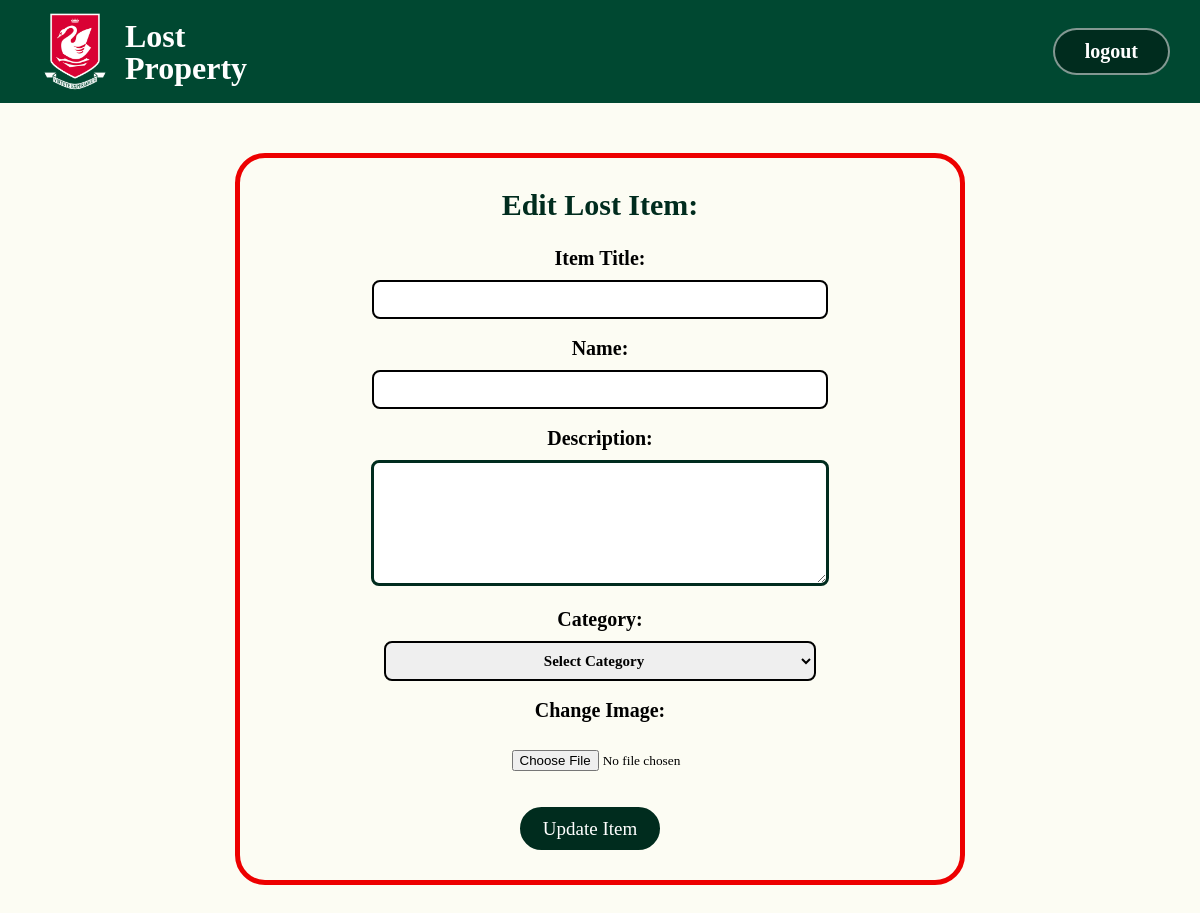
The app's page /admin/update/24, older data.
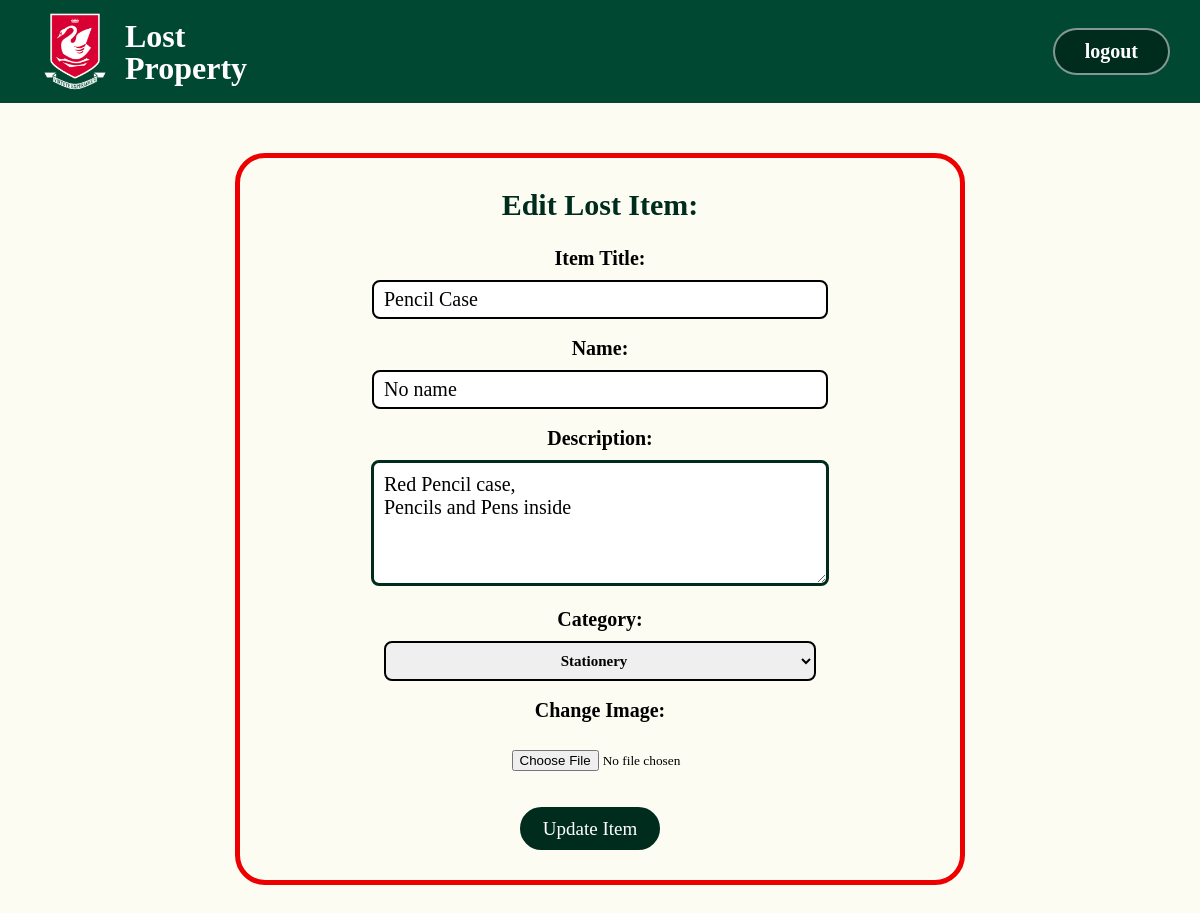
The same page, newer data.
### tables this page shows
CREATE TABLE items (
            id INTEGER PRIMARY KEY AUTOINCREMENT,
            item_name TEXT,
            name TEXT,
            description TEXT,
            image_filename TEXT,
            category TEXT
        );

### app.py (the view, shortened to what this page needs)
@app.route('/admin/update/<int:id>', methods=['POST', 'GET'])
def update_item(id):
    conn = get_db_connection()
    item = conn.execute('SELECT * FROM items WHERE id = ?', (id,)).fetchone()
    conn.close()
    categories = [
        "Clothing and Accessories",
        "Electronics",
        "Stationery",
        "Personal Items",
        "Jewellery",
        "Sports Equipment",
        "Miscellaneous"
    ]
    return render_template('update.html', item=item, categories=categories)

### app.py (called while the page is built)
def get_db_connection():
    db_path = os.path.join('Final', 'WBHSLostProperty.db')
    conn = sqlite3.connect(db_path)
    conn.row_factory = sqlite3.Row
    return conn

### templates/update.html (shortened to what this page needs)
{% extends 'base_admin.html' %}
{% block body %}
<div id="upload_container">
    <h1>Edit Lost Item:</h1>
    <form id='upload_item_form' method="POST">
        <h2>Item Title:</h2>
        <input id="upload_input" type="text" name="item_name" id="item_name" value="{{ item.item_name }}" required><br><br>
        <h2>Name:</h2>
        <input id="upload_input" type="text" name="name" id="name" value="{{ item.name }}" required><br><br>
        <h2>Description:</h2>
        <textarea id="upload_text" name="description" id="description" required>{{ item.description }}</textarea><br><br>
        <h2>Category:</h2>
        <select id="upload_category" name="category" required>
            <option value="">Select Category</option>
            {% for category in categories %}
                <option value="{{ category }}" {% if item['category'] == category %}selected{% endif %}>
                    {{ category }}
                </option>
            {% endfor %}
        </select>
        <br><br>
        <h2>Change Image:</h2><br>
        <input id='upload_image' type="file" name="image"><br><br>
        <br>
        <button id="upload_button" type="submit">Update Item</button>
    </form>
</div>
{% endblock %}

### templates/base_admin.html (shortened to what this page needs)
<!DOCTYPE html>
<html lang="en">
<head>
    <link rel="stylesheet" href="{{ url_for('static', filename='style.css') }}">
</head>
<body>
    <nav id="admin_nav">
        <div id="nav-horizontal_left">
            <div id="logo_container">
                <img id="logo" src="{{ url_for('static', filename='images/logo.png') }}" alt="logo">
                <div id="logo_txt">
                    <h2>Lost</h2>
                    <h2>Property</h2>
                </div>
            </div>
        </div>
        <div id="nav-horizontal_right">
            <div id="logout_button">logout</div>
        </div>
    </nav>
    {% block body %} {% endblock %}
</body>
</html>

### static/style.css (style rules this page uses)
* { margin: 0; padding: 0; box-sizing: 0; font-family: "EB Garamond", serif; }
body { margin: 0; padding: 0; overflow-x: hidden; background: rgba(252, 252, 240, 0.783); }
#nav-horizontal_right #login_button, #nav-horizontal_right #logout_button { color: white; margin-right: 30px; background: #002c1e; border: solid rgba(255, 255, 255, 0.514) 2px; text-align: center; padding: 10px 30px; border-radius: 25px; font-weight: bold; font-size: 20px; transition: all 0.4s ease; }
#nav-horizontal_left { font-weight: bold; color: white; font-size: 40px; display: flex; justify-content: center; align-items: center; }
#nav-horizontal_left #logo, #footer #logo { width: 80px; }
#logo_txt { margin-left: 10px; }
#logo_txt h2 { line-height: 1; font-size: 32px; }
#logo_container { display: flex; align-items: center; text-align: left; width: fit-content; padding: 0px 35px; }
.form_container form input, form textarea , .claim_form_container form input, form textarea { border: 0; padding: 10px; border: #002c1e 3px solid; border-radius: 2px; width: 90%; margin: 0 auto; }
#admin_nav { display: flex; justify-content: space-between; align-items: center; background-color: #004831; }
#upload_container { width: 60%; align-items: center; text-align: center; height: fit-content; border: 5px solid #ed0000; border-radius: 30px; margin: 0 auto; margin-top: 50px; padding: 30px 0px; margin-bottom: 50px; }
#upload_container h1 { margin-bottom: 25px; color: #002c1e; font-size: 30px; }
#upload_container h2 { font-size: 20px; font-weight: bold; margin-bottom: 10px; }
#upload_input { width: 60%; padding: 10px; height: 15px; border: 2px solid black; border-radius: 8px; font-size: 20px; }
#upload_text { width: 60%; height: 100px; border-radius: 8px; font-size: 20px; }
#upload_category { width: 60%; height: 40px; font-size: 15px; text-align: center; font-weight: bold; border: 2px solid black; border-radius: 8px; }
#upload_image { margin-left: 50px; }
#upload_button { padding: 7.5px 20px; background:#002c1e; color: white; font-size: 19px; border-radius: 40px; border: 3px solid #002c1e; margin-right: 20px; }

Row changes from the older to the newer data that the page shows:
added items: item_name "Pencil Case", name "No name", description "Red Pencil case, Pencils and Pens inside", category "Stationery"
Text that changed along with them:
form field category: "Select Category" → (not shown)
